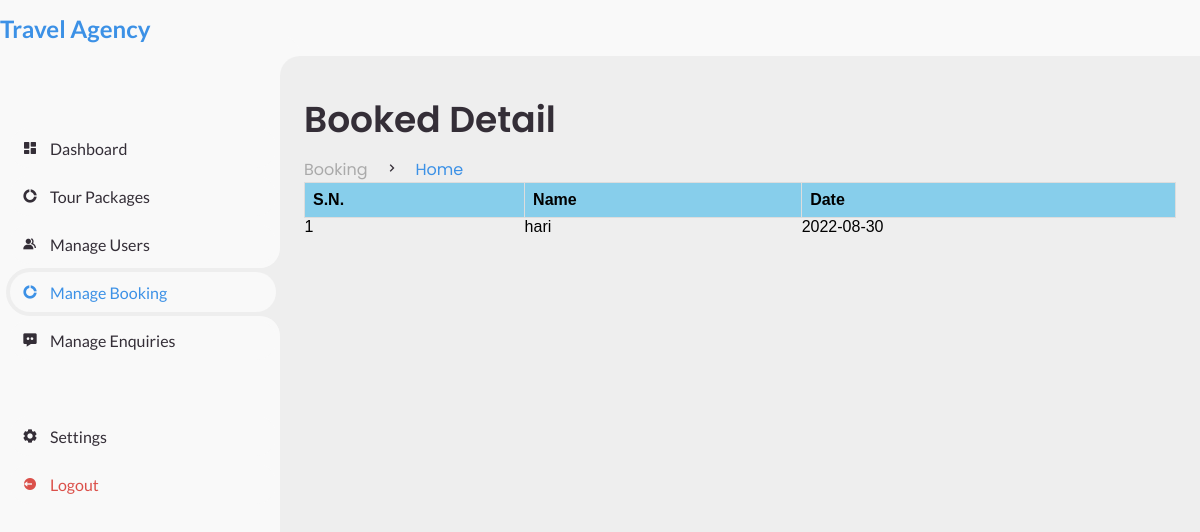
The app's page /admin/manage-bookings.php, older data.
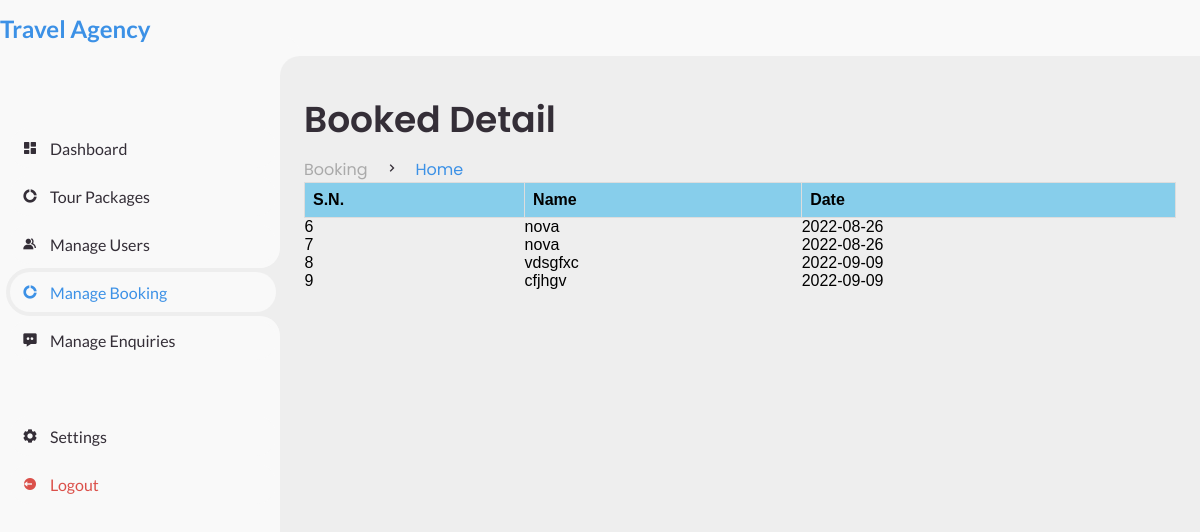
The same page, newer data.
### tables this page shows
CREATE TABLE `reservation` (
  `res_id` int(11) NOT NULL,
  `res_date` date NOT NULL,
  `res_name` varchar(50) NOT NULL,
  `id` int(11) NOT NULL
);

### admin/manage-bookings.php (the view, shortened to what this page needs)
<?php
include "../config.php";
?>
<!DOCTYPE html>
<html lang="en">
<head>
    <link href='https://unpkg.com/boxicons@2.0.9/css/boxicons.min.css' rel='stylesheet'>
    <link rel="stylesheet" href="dashboard.css">
</head>
<body>
<body>
    <section id="sidebar">
        <a href="#" class="brand">
            <span>Travel Agency</span>
        </a>
        <ul class="side-menu top">
            <li>
                <a href="dashboard.php">
                    <i class='bx bxs-dashboard'></i>
                    <span class="text">Dashboard</span>
                </a>
            </li>
            <li>
                <a href="packageadd.php">
                <i class='bx bxs-doughnut-chart'></i>
                    <span class="text">Tour Packages</span>
                </a>
            </li>
            <li>
                <a href="manage-users.php">
                <i class='bx bxs-group'></i>
                    <span class="text">Manage Users</span>
                </a>
            </li>
            <li class="active">
                <a href="manage-bookings.php">
                <i class='bx bxs-doughnut-chart'></i>
                    <span class="text">Manage Booking</span>
                </a>
            </li>
            <li>
                <a href="#">
                <i class='bx bxs-message-dots'></i>
                    <span class="text">Manage Enquiries</span>
                </a>
            </li>
        </ul>
        <ul class="side-menu">
            <li>
                <a href="#">
                    <i class='bx bxs-cog'></i>
                    <span class="text">Settings</span>
                </a>
            </li>
            <li>
                <a href="../logout.php" class="logout">
                    <i class='bx bxs-log-out-circle'></i>
                    <span class="text">Logout</span>
                </a>
            </li>
        </ul>
    </section>
    <section id="content">
        <nav>
        </nav>
        <main>
            <div class="head-title">
                <div class="left">
                    <h1>Booked Detail</h1>
                    <ul class="breadcrumb">
                        <li>
                            <a href="../index.php">Booking</a>
                        </li>
                        <li><i class='bx bx-chevron-right'></i></li>
                        <li>
                            <a class="active" href="#">Home</a>
                        </li>
                    </ul>
                </div>
            </div>
<table class="table my-5" style="font-family: arial, sans-serif; border-collapse: collapse; width: 100%;">
  <thead>
    <tr>
    <th scope="col" style=" background-color: skyblue; border: 1px solid #dddddd; text-align: left; padding: 8px;">S.N.</th>
      <th scope="col" style=" background-color: skyblue; border: 1px solid #dddddd; text-align: left; padding: 8px;">Name</th>
      <th scope="col" style=" background-color: skyblue; border: 1px solid #dddddd; text-align: left; padding: 8px;">Date</th>
    </tr>
  </thead>
  <tbody>
  <?php
  function get_reservation(){
    global $conns;
    $sql="SELECT * FROM reservation";
    $stmt = $conns->prepare($sql);
    $stmt->execute();
    $reservations = $stmt->fetchAll();
return $reservations;
  }
try {
    $reservation = get_reservation();
} catch (Exception $e) {
    $error=$e->getMessage();
    echo $error;
    die();
}
?>
<?php
if($reservation){
    foreach($reservation as $reserve):?>
<tr>
    <td><?=$reserve['res_id'];?></td>
    <td><?=$reserve['res_name'];?></td>
    <td><?=$reserve['res_date'];?></td>
</tr>
<?php
    endforeach;
}else{
 if(isset($error)){
    echo  $error;
 }
}?>
  </tbody>
</table>
</body>
</html>

### admin/dashboard.css (style rules this page uses)
* { margin: 0; padding: 0; box-sizing: border-box; }
a { text-decoration: none; }
li { list-style: none; }
:root { --poppins: 'Poppins', sans-serif; --lato: 'Lato', sans-serif; --light: #F9F9F9; --blue: #3C91E6; --light-blue: #CFE8FF; --grey: #eee; --dark-grey: #AAAAAA; --dark: #342E37; --red: #DB504A; --yellow: #FFCE26; --light-yellow: #FFF2C6; --orange: #FD7238; --light-orange: #FFE0D3; }
html { overflow-x: hidden; }
body { background: var(--grey); overflow-x: hidden; }
#sidebar { position: fixed; top: 0; left: 0; width: 280px; height: 100%; background: var(--light); z-index: 2000; font-family: var(--lato); transition: .3s ease; overflow-x: hidden; scrollbar-width: none; }
#sidebar .brand { font-size: 24px; font-weight: 700; height: 56px; display: flex; align-items: center; color: var(--blue); position: sticky; top: 0; left: 0; background: var(--light); z-index: 500; padding-bottom: 20px; box-sizing: content-box; }
#sidebar .side-menu { width: 100%; margin-top: 48px; }
#sidebar .side-menu li { height: 48px; background: transparent; margin-left: 6px; border-radius: 48px 0 0 48px; padding: 4px; }
#sidebar .side-menu li.active { background: var(--grey); position: relative; }
#sidebar .side-menu li.active::before { content: ''; position: absolute; width: 40px; height: 40px; border-radius: 50%; top: -40px; right: 0; box-shadow: 20px 20px 0 var(--grey); z-index: -1; }
#sidebar .side-menu li.active::after { content: ''; position: absolute; width: 40px; height: 40px; border-radius: 50%; bottom: -40px; right: 0; box-shadow: 20px -20px 0 var(--grey); z-index: -1; }
#sidebar .side-menu li a { width: 100%; height: 100%; background: var(--light); display: flex; align-items: center; border-radius: 48px; font-size: 16px; color: var(--dark); white-space: nowrap; overflow-x: hidden; }
#sidebar .side-menu.top li.active a { color: var(--blue); }
#sidebar .side-menu li a.logout { color: var(--red); }
#sidebar .side-menu li a .bx { min-width: calc(60px - ((4px + 6px) * 2)); display: flex; justify-content: center; }
#content { position: relative; width: calc(100% - 280px); left: 280px; transition: .3s ease; }
#content nav { height: 56px; background: var(--light); padding: 0 24px; display: flex; align-items: center; grid-gap: 24px; font-family: var(--lato); position: sticky; top: 0; left: 0; z-index: 1000; }
#content nav::before { content: ''; position: absolute; width: 40px; height: 40px; bottom: -40px; left: 0; border-radius: 50%; box-shadow: -20px -20px 0 var(--light); }
#content main { width: 100%; padding: 36px 24px; font-family: var(--poppins); max-height: calc(100vh - 56px); overflow-y: auto; }
#content main .head-title { display: flex; align-items: center; justify-content: space-between; grid-gap: 16px; flex-wrap: wrap; }
#content main .head-title .left h1 { font-size: 36px; font-weight: 600; margin-bottom: 10px; color: var(--dark); }
#content main .head-title .left .breadcrumb { display: flex; align-items: center; grid-gap: 16px; }
#content main .head-title .left .breadcrumb li { color: var(--dark); }
#content main .head-title .left .breadcrumb li a { color: var(--dark-grey); pointer-events: none; }
#content main .head-title .left .breadcrumb li a.active { color: var(--blue); pointer-events: unset; }

Row changes from the older to the newer data that the page shows:
removed reservation: res_id "1", res_name "hari", res_date "2022-08-30"
added reservation: res_id "6", res_name "nova", res_date "2022-08-26"
added reservation: res_id "7", res_name "nova", res_date "2022-08-26"
added reservation: res_id "8", res_name "vdsgfxc", res_date "2022-09-09"
added reservation: res_id "9", res_name "cfjhgv", res_date "2022-09-09"
